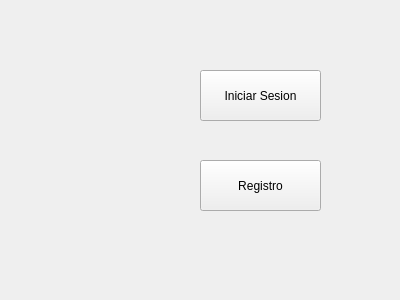
<?xml version="1.0" encoding="UTF-8"?>
<ui version="4.0">
 <class>principal</class>
 <widget class="QWidget" name="principal">
  <property name="geometry">
   <rect>
    <x>0</x>
    <y>0</y>
    <width>400</width>
    <height>300</height>
   </rect>
  </property>
  <property name="windowTitle">
   <string>Form</string>
  </property>
  <widget class="QPushButton" name="sesion">
   <property name="geometry">
    <rect>
     <x>200</x>
     <y>70</y>
     <width>121</width>
     <height>51</height>
    </rect>
   </property>
   <property name="text">
    <string>Iniciar Sesion</string>
   </property>
  </widget>
  <widget class="QPushButton" name="pushButton_2">
   <property name="geometry">
    <rect>
     <x>200</x>
     <y>160</y>
     <width>121</width>
     <height>51</height>
    </rect>
   </property>
   <property name="text">
    <string>Registro</string>
   </property>
  </widget>
 </widget>
 <resources/>
 <connections/>
</ui>
